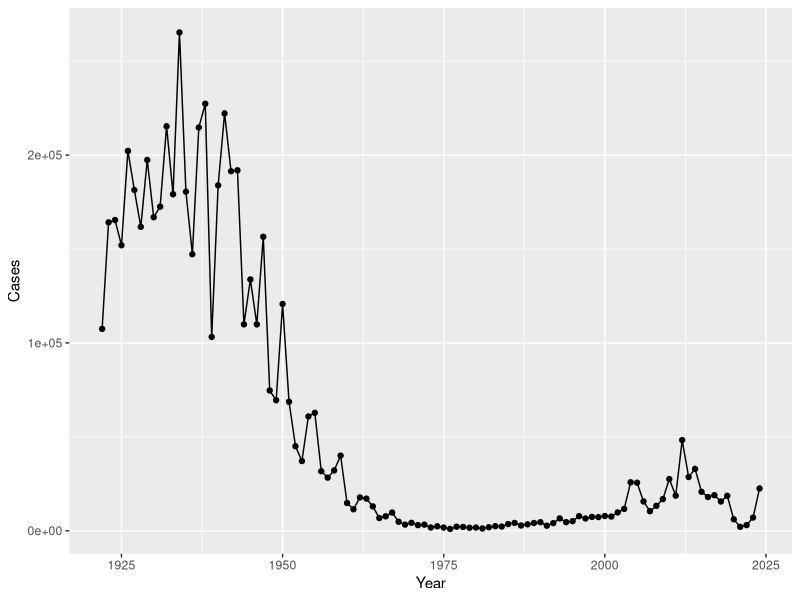
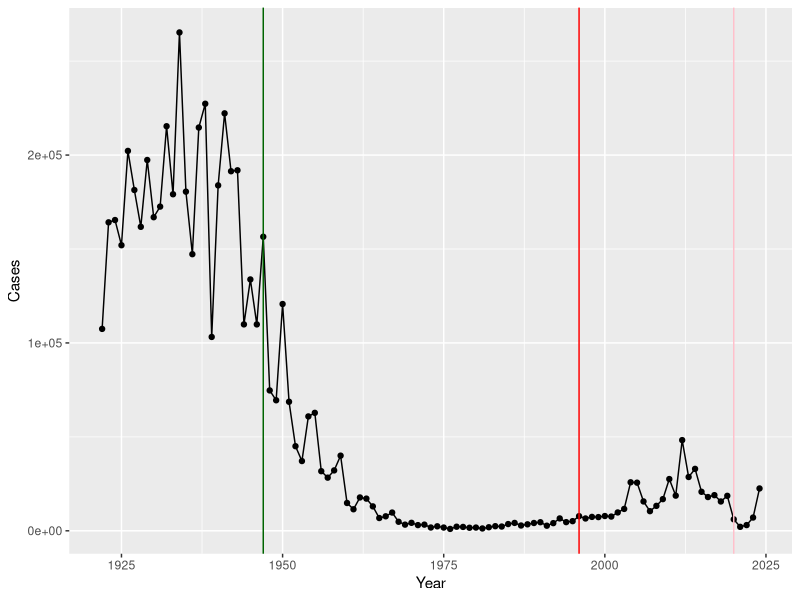

Generate these figures, in order, with R: (Note: this script raises an error after producing the figures.)
## ---- chunk 1
cdc <- data.frame(

  Year = c(1922L,1923L,1924L,1925L,
                                          1926L,1927L,1928L,1929L,1930L,1931L,
                                          1932L,1933L,1934L,1935L,1936L,
                                          1937L,1938L,1939L,1940L,1941L,1942L,
                                          1943L,1944L,1945L,1946L,1947L,
                                          1948L,1949L,1950L,1951L,1952L,
                                          1953L,1954L,1955L,1956L,1957L,1958L,
                                          1959L,1960L,1961L,1962L,1963L,
                                          1964L,1965L,1966L,1967L,1968L,1969L,
                                          1970L,1971L,1972L,1973L,1974L,
                                          1975L,1976L,1977L,1978L,1979L,1980L,
                                          1981L,1982L,1983L,1984L,1985L,
                                          1986L,1987L,1988L,1989L,1990L,
                                          1991L,1992L,1993L,1994L,1995L,1996L,
                                          1997L,1998L,1999L,2000L,2001L,
                                          2002L,2003L,2004L,2005L,2006L,2007L,
                                          2008L,2009L,2010L,2011L,2012L,
                                          2013L,2014L,2015L,2016L,2017L,2018L,
                                          2019L,2020L,2021L,2022L,2023L,2024L),


  Cases = c(107473,164191,165418,152003,
                                        202210,181411,161799,197371,
                                          166914,172559,215343,179135,265269,
                                          180518,147237,214652,227319,103188,
                                          183866,222202,191383,191890,109873,
                                          133792,109860,156517,74715,69479,
                                          120718,68687,45030,37129,60886,
                                          62786,31732,28295,32148,40005,
                                          14809,11468,17749,17135,13005,6799,
                                          7717,9718,4810,3285,4249,3036,
                                          3287,1759,2402,1738,1010,2177,2063,
                                          1623,1730,1248,1895,2463,2276,
                                          3589,4195,2823,3450,4157,4570,
                                          2719,4083,6586,4617,5137,7796,6564,
                                          7405,7298,7867,7580,9771,11647,
                                          25827,25616,15632,10454,13278,
                                          16858,27550,18719,48277,28639,32971,
                                          20762,17972,18975,15609,18617,
                                          6124,2116,3044,7063,22538))
## ---- chunk 2
library(ggplot2)

ggplot(cdc)+
  aes(Year,Cases)+
  geom_point()+
  geom_line()

## ---- chunk 3
ggplot(cdc)+
  aes(Year,Cases)+
  geom_point()+
  geom_line()+
  geom_vline(xintercept=1947,col="darkgreen")+
  geom_vline(xintercept=1996,col="red")+
  geom_vline(xintercept=2020,col="pink")

## ---- chunk 4
library(jsonlite)

subject<- read_json(path="https://www.cmi-pb.org/api/v5_1/subject",simplifyVector = TRUE)

head(subject)
## ---- chunk 5
nrow(subject)
## ---- chunk 6
table(subject$infancy_vac)
## ---- chunk 7
table(subject$biological_sex)
## ---- chunk 8
table(subject$race)
## ---- chunk 9
table(subject$race,subject$biological_sex)
## ---- chunk 10
specimen<- read_json("https://www.cmi-pb.org/api/v5_1/specimen", simplifyVector=T)
ab_titer<- read_json("https://www.cmi-pb.org/api/v5_1/plasma_ab_titer", simplifyVector=T)
## ---- chunk 11
head(specimen)
## ---- chunk 12
library(dplyr)
meta<- inner_join(subject, specimen)
head(meta)
## ---- chunk 13
ab_data<- inner_join(meta,ab_titer)
head(ab_titer)
## ---- chunk 14
nrow(ab_data)
## ---- chunk 15
unique(ab_data$isotype)
## ---- chunk 16
unique(ab_data$antigen)
## ---- chunk 17
ggplot(ab_data)+
  aes(MFI,antigen)+
  geom_boxplot()

## ---- chunk 18
igg<-ab_data|>
  filter(isotype=="IgG")
## ---- chunk 19
ggplot(igg)+
  aes(MFI_normalised,antigen)+
  geom_boxplot()
## ---- chunk 20
ggplot(igg)+
  aes(MFI_normalised,antigen, col=infancy_vac)+
  geom_boxplot()
## ---- chunk 21
ggplot(igg)+
  aes(MFI_normalised,antigen)+
  geom_boxplot()+
  facet_wrap(~infancy_vac)
## ---- chunk 22
ggplot(igg) +
  aes(MFI_normalised, antigen, col=infancy_vac ) +
  geom_boxplot(show.legend = FALSE) + 
  facet_wrap(vars(visit), nrow=2) +
  xlim(0,75) +
  theme_bw()
## ---- chunk 23
filter(igg,antigen=="PT") |>
  ggplot() +
  aes(MFI_normalised, col=infancy_vac) + 
  geom_boxplot(show.legend = ) + 
  facet_wrap(vars(visit))+
  theme_bw()
## ---- chunk 24
 filter(igg,  antigen == "PT", dataset =="2021_dataset")|>
  ggplot() +
    aes(x=planned_day_relative_to_boost,
        y=MFI_normalised,
        col=infancy_vac,
        group=subject_id) +
    geom_point() +
    geom_line() +
    geom_vline(xintercept=14, linetype="dashed") 
  
